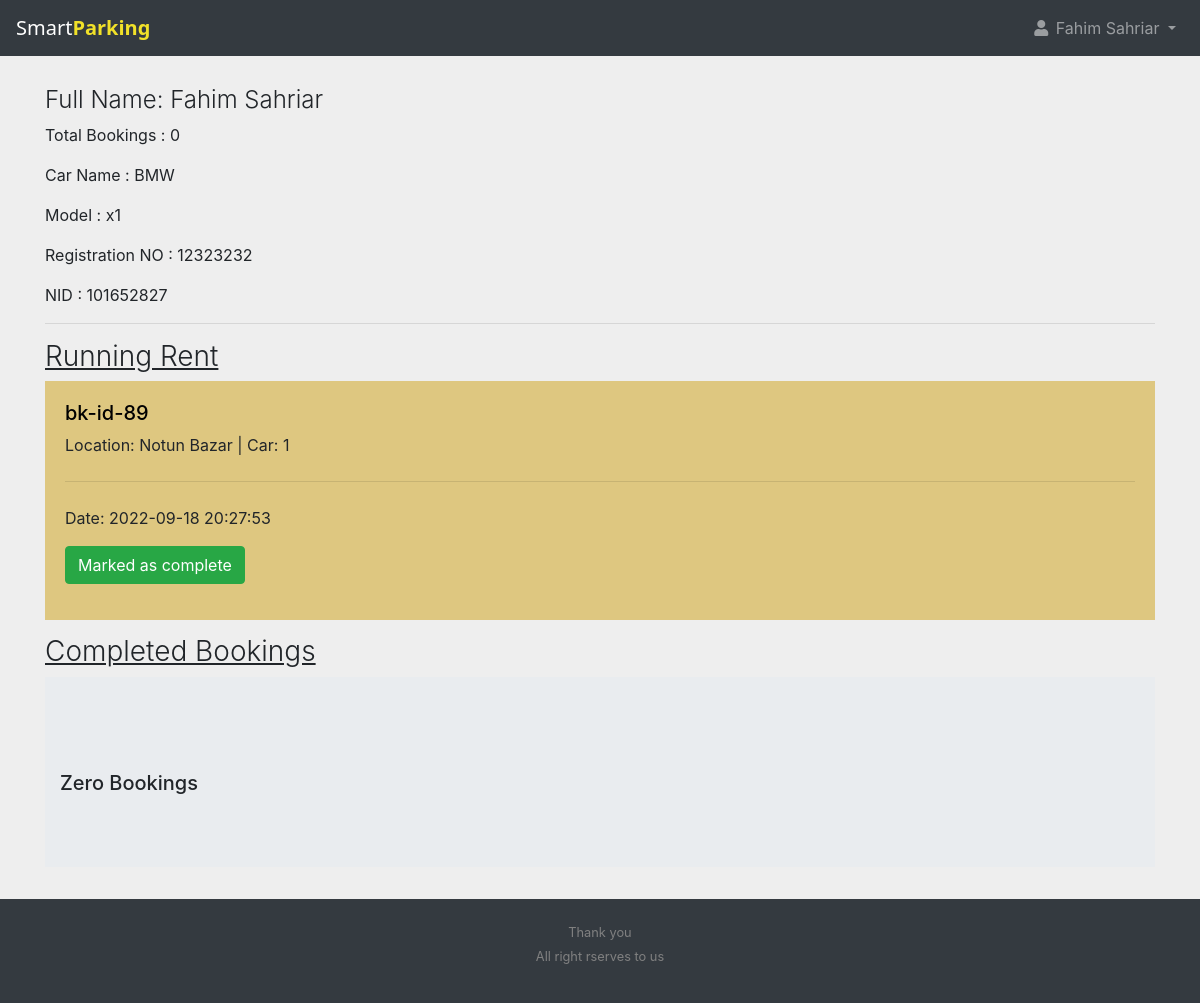
Screenshot of /functional-pages/customer_profile.php (signed in) with the database file from the repository.
### tables this page shows
CREATE TABLE `user_detail` (
  `username` varchar(20) NOT NULL,
  `role1` int(11) NOT NULL,
  `fullName` varchar(20) NOT NULL,
  `phone` varchar(20) NOT NULL,
  `rating` float NOT NULL,
  `pass` varchar(20) NOT NULL,
  `NID` int(11) NOT NULL,
  `Car_Name` varchar(20) NOT NULL,
  `Model` varchar(20) NOT NULL,
  `Registrations_NO` varchar(20) NOT NULL,
  `address` varchar(50) NOT NULL
);

CREATE TABLE `bookings` (
  `id` int(11) NOT NULL,
  `location` varchar(20) NOT NULL,
  `space` int(11) NOT NULL,
  `day` int(11) NOT NULL,
  `hour` int(11) NOT NULL,
  `cost` int(11) NOT NULL,
  `customer` varchar(20) NOT NULL,
  `customer_review` int(11) NOT NULL,
  `renter` varchar(20) NOT NULL,
  `renter_review` int(11) NOT NULL,
  `date` timestamp NOT NULL DEFAULT current_timestamp() ON UPDATE current_timestamp(),
  `complete` int(11) NOT NULL,
  `payment` int(11) NOT NULL,
  `accept` int(11) NOT NULL
);

### functional-pages/customer_profile.php (the view, shortened to what this page needs)
<?php require 'C:\xampp\htdocs\Dhaka-Parking\header.php'; ?>
<link rel="stylesheet" href="style_user.css">
<?php
$sql1 = "SELECT * FROM user_detail WHERE fullName='$customer_name'";
$result1 = $conn->query($sql1);
$row1 = $result1->fetch_assoc();
$customer_username = $row1['username'];
$sql2 = "SELECT * FROM bookings WHERE customer='$customer_username' AND complete='2' ORDER BY date DESC";
$result2 = $conn->query($sql2);
$count2 = mysqli_num_rows($result2);
$sql3 = "SELECT * FROM bookings JOIN user_detail ON bookings.customer = user_detail.username WHERE customer='$customer_username' AND complete='0' ORDER BY date DESC";
$result3 = $conn->query($sql3);
$count3 = mysqli_num_rows($result3);
?>
<div class="container">
    <div>
        <h4 style='font-weight:300'>Full Name: <?php echo $customer_name ?></h4>
        <p>Total Bookings : <?php echo $count2 ?> </p>
        <p>Car Name : <?php echo $row1['Car_Name'] ?> </p>
        <p>Model : <?php echo $row1['Model'] ?> </p>
        <p>Registration NO : <?php echo $row1['Registrations_NO'] ?> </p>
        <p>NID : <?php echo $row1['NID'] ?> </p>
        <hr>
    </div>
    <div>
        <h3 style='font-weight:300;text-decoration:underline'>Running Rent</h3>
        <?php if ($count3 > 0) { ?>
            <?php while ($row2 = $result3->fetch_assoc()) { ?>
                <div class="" style="background:#dec780;padding:20px; margin-bottom:15px;">
                    <h5 style='font-weight:500;'><a style="color:#000;" href="booking-detail.php?id=<?php echo $row2['id'] ?> " >bk-id-<?php echo $row2['id'] ?></a></h5>
                    <p class="">Location: <?php echo $row2['location'] ?> | Car: <?php echo $row2['space'] ?></p>
                    <hr class="my-4">
                    <p class="">Date: <?php echo $row2['date'] ?></p>
                    <p class="">
                        <a class="btn btn-success btn" href="complete.php?id=<?php echo $row2['id'] ?>&step=1" role="button">Marked as complete</a>
                    </p>
                </div>
            <?php } ?>
        <?php } ?>
    </div>
    <div class="">
        <h3 style='font-weight:300;text-decoration:underline'>Completed Bookings</h3>
            <?php if ($count2 > 0) { ?>
                <?php while ($row = $result2->fetch_assoc()) { ?>
                    <div class="" style="background:#1e7e347d;padding:20px; margin-bottom:15px;">
                        <h5 style='font-weight:500;'><a style="color:#000;" href="booking-detail.php?id=<?php echo $row['id'] ?> " >bk-id-<?php echo $row['id'] ?></a></h5>
                        <p class="">Location: <?php echo $row['location'] ?> | Car: <?php echo $row['space'] ?></p>
                        <hr class="my-4">
                        <p class="">Date: <?php echo $row['date'] ?></p>
                    </div>
                <?php } ?>
            <?php } else { ?>
                <div class="jumbotron jumbotron-fluid">
                    <div class="container">
                        <h5 class="">Zero Bookings</h5>
                    </div>
                </div>
            <?php } ?>
        </div>
    </div>
    <?php require 'C:\xampp\htdocs\Dhaka-Parking\footer.php'; ?>

### header.php (shortened to what this page needs)
<!DOCTYPE html>
<html lang="en">
<head>
<link rel="stylesheet" href="style.css">
  <link rel="stylesheet" href="https://pro.fontawesome.com/releases/v5.10.0/css/all.css" />
  <link rel="stylesheet" href="https://maxcdn.bootstrapcdn.com/bootstrap/4.0.0/css/bootstrap.min.css">
</head>
<?php
include_once 'db_connect.php';
$customer_name = 'login';
if (!isset($_SESSION['isLogin'])) {
} else {
  $c_name = $_SESSION['username'];
  $sql3 = "SELECT fullName FROM user_detail WHERE username='$c_name'";
  $result3 = $conn->query($sql3);
  $row2 = $result3->fetch_assoc();
  $customer_name = $row2['fullName'];
}
?>
<body style="position:relative">
  <nav class="navbar navbar-expand-lg navbar-dark bg-dark">
    <a class="navbar-brand" href="/Dhaka-Parking/index.php">Smart<span style="color:#f1e129;font-weight:800">Parking</span></a>
    <div class="collapse navbar-collapse" id="navbarSupportedContent">
      <ul class="navbar-nav ml-auto">
        <li class="nav-item dropdown">
          <a class="nav-link dropdown-toggle" href="#" id="navbarDropdown" role="button" data-toggle="dropdown" aria-haspopup="true" aria-expanded="false">
            <i class="fas fa-user fa-fw"></i><span> <?php echo $customer_name ?></span>
          </a>
        </li>
      </ul>
    </div>
  </nav>

### functional-pages/style.css (style rules this page uses)
body { font-family: 'Nunito', sans-serif; }
.navbar-brand { font-size: 1.5rem; font-family: system-ui; }

### functional-pages/style_user.css (style rules this page uses)
.container { padding-top: 30px; }

### functional-pages/customer_profile.php (style rules this page uses)
body { background: #eee; }

### rows the page displays
user_detail: fullName "Fahim Sahriar", Car_Name "BMW", Model "x1", Registrations_NO "12323232", NID "101652827"
bookings: id "89", location "Notun Bazar", space "1", date "2022-09-18 20:27:53"

### other values shown
$count2 "0"
